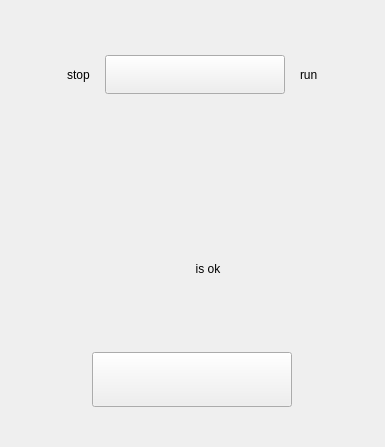
<?xml version="1.0" encoding="UTF-8"?>
<ui version="4.0">
 <class>mFucWdt</class>
 <widget class="QWidget" name="mFucWdt">
  <property name="geometry">
   <rect>
    <x>0</x>
    <y>0</y>
    <width>385</width>
    <height>447</height>
   </rect>
  </property>
  <property name="windowTitle">
   <string>Form</string>
  </property>
  <property name="autoFillBackground">
   <bool>false</bool>
  </property>
  <property name="styleSheet">
   <string notr="true"/>
  </property>
  <layout class="QGridLayout" name="gridLayout" rowstretch="1,1,1,5,2">
   <property name="topMargin">
    <number>15</number>
   </property>
   <property name="bottomMargin">
    <number>10</number>
   </property>
   <property name="verticalSpacing">
    <number>0</number>
   </property>
   <item row="0" column="0">
    <spacer name="verticalSpacer_5">
     <property name="orientation">
      <enum>Qt::Vertical</enum>
     </property>
     <property name="sizeHint" stdset="0">
      <size>
       <width>20</width>
       <height>40</height>
      </size>
     </property>
    </spacer>
   </item>
   <item row="1" column="0">
    <layout class="QHBoxLayout" name="horizontalLayout_4">
     <item>
      <spacer name="horizontalSpacer">
       <property name="orientation">
        <enum>Qt::Horizontal</enum>
       </property>
       <property name="sizeHint" stdset="0">
        <size>
         <width>40</width>
         <height>20</height>
        </size>
       </property>
      </spacer>
     </item>
     <item>
      <layout class="QHBoxLayout" name="horizontalLayout">
       <property name="spacing">
        <number>15</number>
       </property>
       <item>
        <widget class="QLabel" name="mStopLb">
         <property name="text">
          <string>stop</string>
         </property>
        </widget>
       </item>
       <item>
        <widget class="QPushButton" name="mSwitchBtn">
         <property name="sizePolicy">
          <sizepolicy hsizetype="Preferred" vsizetype="Preferred">
           <horstretch>0</horstretch>
           <verstretch>0</verstretch>
          </sizepolicy>
         </property>
         <property name="minimumSize">
          <size>
           <width>180</width>
           <height>0</height>
          </size>
         </property>
         <property name="maximumSize">
          <size>
           <width>180</width>
           <height>16777215</height>
          </size>
         </property>
         <property name="styleSheet">
          <string notr="true"/>
         </property>
         <property name="text">
          <string/>
         </property>
        </widget>
       </item>
       <item>
        <widget class="QLabel" name="mRunLb">
         <property name="text">
          <string>run</string>
         </property>
        </widget>
       </item>
      </layout>
     </item>
     <item>
      <spacer name="horizontalSpacer_4">
       <property name="orientation">
        <enum>Qt::Horizontal</enum>
       </property>
       <property name="sizeHint" stdset="0">
        <size>
         <width>40</width>
         <height>20</height>
        </size>
       </property>
      </spacer>
     </item>
    </layout>
   </item>
   <item row="2" column="0">
    <spacer name="verticalSpacer_2">
     <property name="orientation">
      <enum>Qt::Vertical</enum>
     </property>
     <property name="sizeType">
      <enum>QSizePolicy::Fixed</enum>
     </property>
     <property name="sizeHint" stdset="0">
      <size>
       <width>20</width>
       <height>20</height>
      </size>
     </property>
    </spacer>
   </item>
   <item row="3" column="0">
    <layout class="QHBoxLayout" name="horizontalLayout_3" stretch="1,2,1">
     <item>
      <spacer name="horizontalSpacer_2">
       <property name="orientation">
        <enum>Qt::Horizontal</enum>
       </property>
       <property name="sizeHint" stdset="0">
        <size>
         <width>48</width>
         <height>20</height>
        </size>
       </property>
      </spacer>
     </item>
     <item alignment="Qt::AlignHCenter|Qt::AlignVCenter">
      <widget class="QWidget" name="mWarnCtrWdt" native="true">
       <property name="sizePolicy">
        <sizepolicy hsizetype="Minimum" vsizetype="Minimum">
         <horstretch>0</horstretch>
         <verstretch>0</verstretch>
        </sizepolicy>
       </property>
       <property name="minimumSize">
        <size>
         <width>200</width>
         <height>150</height>
        </size>
       </property>
       <layout class="QVBoxLayout" name="verticalLayout_3">
        <item>
         <layout class="QVBoxLayout" name="verticalLayout" stretch="1,4,1,1">
          <property name="spacing">
           <number>10</number>
          </property>
          <item>
           <spacer name="verticalSpacer_3">
            <property name="orientation">
             <enum>Qt::Vertical</enum>
            </property>
            <property name="sizeHint" stdset="0">
             <size>
              <width>20</width>
              <height>40</height>
             </size>
            </property>
           </spacer>
          </item>
          <item alignment="Qt::AlignHCenter|Qt::AlignBottom">
           <widget class="QLabel" name="mWarnTbl">
            <property name="sizePolicy">
             <sizepolicy hsizetype="Preferred" vsizetype="Preferred">
              <horstretch>60</horstretch>
              <verstretch>60</verstretch>
             </sizepolicy>
            </property>
            <property name="minimumSize">
             <size>
              <width>120</width>
              <height>102</height>
             </size>
            </property>
            <property name="maximumSize">
             <size>
              <width>120</width>
              <height>102</height>
             </size>
            </property>
            <property name="layoutDirection">
             <enum>Qt::LeftToRight</enum>
            </property>
            <property name="styleSheet">
             <string notr="true"/>
            </property>
            <property name="text">
             <string/>
            </property>
           </widget>
          </item>
          <item>
           <layout class="QHBoxLayout" name="horizontalLayout_2">
            <item>
             <widget class="QLabel" name="mJGZTP">
              <property name="sizePolicy">
               <sizepolicy hsizetype="Fixed" vsizetype="Fixed">
                <horstretch>0</horstretch>
                <verstretch>0</verstretch>
               </sizepolicy>
              </property>
              <property name="minimumSize">
               <size>
                <width>20</width>
                <height>20</height>
               </size>
              </property>
              <property name="styleSheet">
               <string notr="true"/>
              </property>
              <property name="text">
               <string/>
              </property>
             </widget>
            </item>
            <item>
             <widget class="QLabel" name="mJGZTW">
              <property name="sizePolicy">
               <sizepolicy hsizetype="Preferred" vsizetype="Fixed">
                <horstretch>0</horstretch>
                <verstretch>0</verstretch>
               </sizepolicy>
              </property>
              <property name="minimumSize">
               <size>
                <width>0</width>
                <height>30</height>
               </size>
              </property>
              <property name="text">
               <string>is ok</string>
              </property>
              <property name="alignment">
               <set>Qt::AlignCenter</set>
              </property>
             </widget>
            </item>
           </layout>
          </item>
          <item>
           <spacer name="verticalSpacer_4">
            <property name="orientation">
             <enum>Qt::Vertical</enum>
            </property>
            <property name="sizeHint" stdset="0">
             <size>
              <width>20</width>
              <height>40</height>
             </size>
            </property>
           </spacer>
          </item>
         </layout>
        </item>
       </layout>
      </widget>
     </item>
     <item>
      <spacer name="horizontalSpacer_3">
       <property name="orientation">
        <enum>Qt::Horizontal</enum>
       </property>
       <property name="sizeHint" stdset="0">
        <size>
         <width>65</width>
         <height>193</height>
        </size>
       </property>
      </spacer>
     </item>
    </layout>
   </item>
   <item row="4" column="0">
    <layout class="QVBoxLayout" name="verticalLayout_2" stretch="1,4">
     <property name="bottomMargin">
      <number>30</number>
     </property>
     <item>
      <spacer name="verticalSpacer">
       <property name="orientation">
        <enum>Qt::Vertical</enum>
       </property>
       <property name="sizeType">
        <enum>QSizePolicy::Fixed</enum>
       </property>
       <property name="sizeHint" stdset="0">
        <size>
         <width>20</width>
         <height>40</height>
        </size>
       </property>
      </spacer>
     </item>
     <item alignment="Qt::AlignHCenter|Qt::AlignTop">
      <widget class="QPushButton" name="mResetWarnBtn">
       <property name="sizePolicy">
        <sizepolicy hsizetype="Minimum" vsizetype="Minimum">
         <horstretch>0</horstretch>
         <verstretch>0</verstretch>
        </sizepolicy>
       </property>
       <property name="minimumSize">
        <size>
         <width>200</width>
         <height>55</height>
        </size>
       </property>
       <property name="maximumSize">
        <size>
         <width>200</width>
         <height>16777215</height>
        </size>
       </property>
       <property name="styleSheet">
        <string notr="true"/>
       </property>
       <property name="text">
        <string/>
       </property>
      </widget>
     </item>
    </layout>
   </item>
  </layout>
 </widget>
 <resources/>
 <connections/>
</ui>
